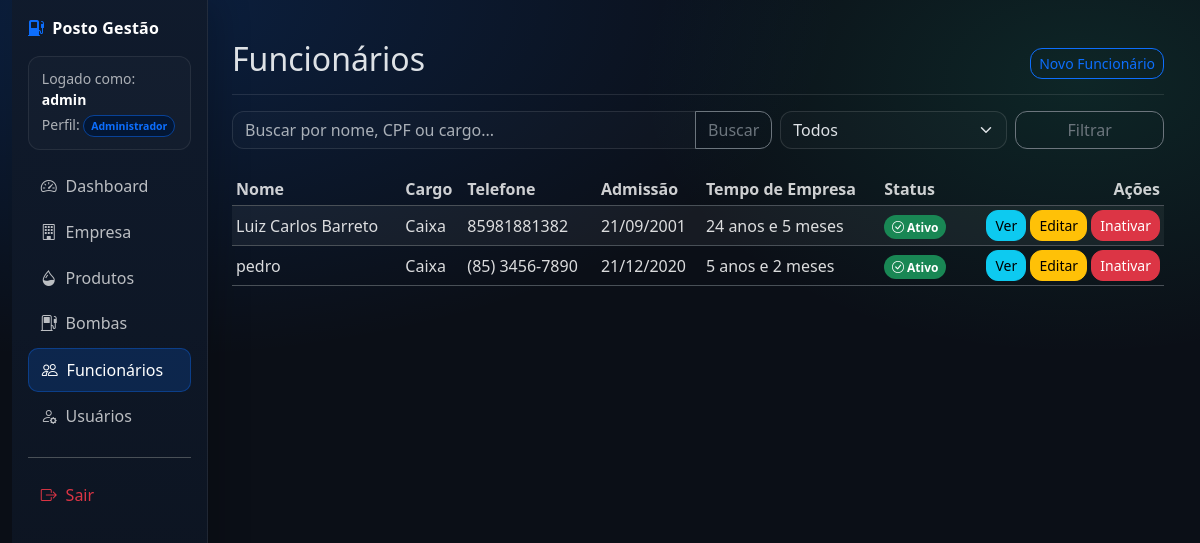
Page /funcionarios/ (signed in) on the committed database.
### accounts/models.py (models this page shows, shortened)
class CustomUser(AbstractUser):
    PERFIL_CHOICES = (
        ('ADMIN', 'Administrador'),
        ('GERENTE', 'Gerente'),
        ('OPERADOR', 'Operador'),
    )
    nome_completo = models.CharField('Nome completo', max_length=255, default='')
    perfil = models.CharField(max_length=10, choices=PERFIL_CHOICES, default='OPERADOR')
    data_cadastro = models.DateTimeField(auto_now_add=True)
    REQUIRED_FIELDS = ["email", "nome_completo"]

### funcionarios/models.py (models this page shows, shortened)
class Funcionario(models.Model):
    nome_completo = models.CharField(max_length=255)
    cpf = models.CharField(max_length=14, unique=True, validators=[validate_cpf])
    rg = models.CharField(max_length=20)
    data_nascimento = models.DateField()
    telefone = models.CharField(max_length=20)
    email = models.EmailField()
    cep = models.CharField(max_length=9)
    logradouro = models.CharField(max_length=255)
    numero = models.CharField(max_length=10)
    complemento = models.CharField(max_length=255, blank=True, null=True)
    bairro = models.CharField(max_length=100)
    cidade = models.CharField(max_length=100)
    estado = models.CharField(max_length=2)
    cargo = models.CharField(max_length=100)
    data_admissao = models.DateField()
    salario = models.DecimalField(max_digits=10, decimal_places=2)
    is_active = models.BooleanField(default=True)
    data_cadastro = models.DateTimeField(auto_now_add=True)
    @property
    def tempo_empresa(self):
        today = date.today()
        delta = today - self.data_admissao
        anos = delta.days // 365
        meses = (delta.days % 365) // 30
        return f"{anos} anos e {meses} meses"

### funcionarios/views.py (the view)
# urls.py: path('', views.FuncionarioListView.as_view(), name='funcionario_list'),
class FuncionarioListView(LoginRequiredMixin, PaginateBy20Mixin, ListView):
    model = Funcionario
    template_name = 'funcionarios/funcionario_list.html'
    context_object_name = 'funcionarios'
    def get_queryset(self):
        base_qs = Funcionario.objects.all().order_by('nome_completo')
        data = self.request.GET.copy()
        if not data.get('is_active'):
            data['is_active'] = 'true'
        self.filterset = FuncionarioFilter(data=data, queryset=base_qs)
        return self.filterset.qs
    def get_context_data(self, **kwargs):
        context = super().get_context_data(**kwargs)
        context['filterset'] = getattr(self, 'filterset', None)
        return context

### funcionarios/filter.py (called while the page is built)
    def filter_is_active(self, queryset, name, value):
        if value == "true":
            return queryset.filter(is_active=True)
        if value == "false":
            return queryset.filter(is_active=False)
        return queryset

### funcionarios/templates/funcionarios/funcionario_list.html (shortened to what this page needs)
{% extends 'base.html' %}
{% block content %}
<div class="d-flex justify-content-between flex-wrap flex-md-nowrap align-items-center pt-3 pb-2 mb-3 border-bottom">
    <h1 class="h2">Funcionários</h1>
    <div class="btn-toolbar mb-2 mb-md-0">
        {% if request.user.perfil == "ADMIN" or request.user.perfil == "GERENTE" %}
            <a href="{% url 'funcionario_create' %}" class="btn btn-sm btn-outline-primary">Novo Funcionário</a>
        {% endif %}
    </div>
</div>
<form method="get" class="mb-4">
    <div class="row g-2">
        <div class="col-md-7">
            <div class="input-group">
                <input type="text" name="q" class="form-control" placeholder="Buscar por nome, CPF ou cargo..." value="{{ request.GET.q }}">
                <button class="btn btn-outline-secondary" type="submit">Buscar</button>
            </div>
        </div>
        <div class="col-md-3">
            <select name="is_active" class="form-select">
                <option value="">Todos</option>
            </select>
        </div>
        <div class="col-md-2 d-grid">
            <button class="btn btn-outline-secondary" type="submit">Filtrar</button>
        </div>
    </div>
</form>
<div class="table-responsive">
    <table class="table table-striped table-sm align-middle">
        <thead>
            <tr>
                <th>Nome</th>
                <th>Cargo</th>
                <th>Telefone</th>
                <th>Admissão</th>
                <th>Tempo de Empresa</th>
                <th>Status</th>
                <th class="text-end">Ações</th>
            </tr>
        </thead>
        <tbody>
        {% for funcionario in funcionarios %}
            <tr class="{% if not funcionario.is_active %}table-danger{% endif %}">
                <td>{{ funcionario.nome_completo }}</td>
                <td>{{ funcionario.cargo }}</td>
                <td>{{ funcionario.telefone }}</td>
                <td>{{ funcionario.data_admissao|date:"d/m/Y" }}</td>
                <td>{{ funcionario.tempo_empresa }}</td>
                <td>
                    {% if funcionario.is_active %}
                    <span class="badge bg-success">
                        <i class="bi bi-check-circle"></i> Ativo
                    </span>
                    {% else %}
                    <span class="badge bg-danger">
                        <i class="bi bi-x-circle"></i> Inativo
                    </span>
                    {% endif %}
                </td>
                <td class="text-end">
                    <a href="{% url 'funcionario_detail' funcionario.pk %}" class="btn btn-sm btn-info">Ver</a>
                    {% if user.perfil == 'ADMIN' or user.perfil == 'GERENTE' %}
                        <a href="{% url 'funcionario_update' funcionario.pk %}" class="btn btn-sm btn-warning">Editar</a>
                        <form action="{% url 'funcionario_delete' funcionario.pk %}" method="post" class="d-inline">
                            <button type="submit" class="btn btn-sm btn-danger"
                                    onclick="return confirm('Tem certeza que deseja inativar este funcionário?')">
                                Inativar
                            </button>
                        </form>
                    {% endif %}
                </td>
            </tr>
        {% endfor %}
        </tbody>
    </table>
</div>
{% endblock %}

### templates/base.html (shortened to what this page needs)
{% load django_bootstrap5 %}
{% load static %}
<!DOCTYPE html>
<html lang="pt-br" data-bs-theme="dark">
<head>
    {% bootstrap_css %}
    <link rel="stylesheet" href="https://cdn.jsdelivr.net/npm/bootstrap-icons@1.11.3/font/bootstrap-icons.min.css">
    <link rel="stylesheet" href="{% static 'css/app.css' %}">
</head>
<body>
<div class="container-fluid app-shell">
    <div class="row g-0">
        {% if user.is_authenticated %}
        {% with current=request.resolver_match.url_name %}
        <aside class="col-md-3 col-lg-2 d-md-block sidebar p-3">
            <div class="d-flex align-items-center justify-content-between mb-3">
                <div class="brand text-white">
                    <i class="bi bi-fuel-pump-fill me-2 text-primary"></i>Posto Gestão
                </div>
            </div>
            <div class="small text-muted mb-3 user-chip">
                Logado como: <strong class="text-white">{{ user.username }}</strong>
                <div class="mt-1">
                    Perfil:
                    <span class="badge bg-primary-subtle text-primary border border-primary-subtle">
                        {{ user.get_perfil_display }}
                    </span>
                </div>
            </div>
            <ul class="nav nav-pills flex-column gap-1">
                <li class="nav-item">
                    <a href="{% url 'dashboard' %}" class="nav-link {% if current == 'dashboard' %}active{% endif %}">
                        <i class="bi bi-speedometer2"></i> Dashboard
                    </a>
                </li>
                {% if user.perfil != 'OPERADOR' %}
                <li class="nav-item">
                    <a href="{% url 'empresa_detail' %}" class="nav-link {% if current == 'empresa_detail' or current == 'empresa_create' or current == 'empresa_update' %}active{% endif %}">
                        <i class="bi bi-building"></i> Empresa
                    </a>
                </li>
                {% endif %}
                <li class="nav-item">
                    <a href="{% url 'produto_list' %}" class="nav-link {% if current == 'produto_list' or current == 'produto_create' or current == 'produto_update' %}active{% endif %}">
                        <i class="bi bi-droplet-half"></i> Produtos
                    </a>
                </li>
                <li class="nav-item">
                    <a href="{% url 'bomba_list' %}" class="nav-link {% if current == 'bomba_list' or current == 'bomba_create' or current == 'bomba_update' %}active{% endif %}">
                        <i class="bi bi-fuel-pump"></i> Bombas
                    </a>
                </li>
                <li class="nav-item">
                    <a href="{% url 'funcionario_list' %}" class="nav-link {% if current == 'funcionario_list' or current == 'funcionario_create' or current == 'funcionario_update' %}active{% endif %}">
                        <i class="bi bi-people"></i> Funcionários
                    </a>
                </li>
                {% if user.perfil == 'ADMIN' %}
                <li class="nav-item">
                    <a href="{% url 'user_list' %}" class="nav-link {% if current == 'user_list' or current == 'user_create' or current == 'user_update' %}active{% endif %}">
                        <i class="bi bi-person-gear"></i> Usuários
                    </a>
                </li>
                {% endif %}
                <li class="nav-item mt-3 pt-3 border-top app-border">
                    <form action="{% url 'logout' %}" method="post">
                        <button type="submit" class="nav-link w-100 text-start text-danger border-0 bg-transparent">
                            <i class="bi bi-box-arrow-right"></i> Sair
                        </button>
                    </form>
                </li>
            </ul>
        </aside>
        {% endwith %}
        <main class="col-md-9 col-lg-10 content">
        {% else %}
        <main class="col-12 content">
        {% endif %}
            {% block content %}{% endblock %}
        </main>
    </div>
</div>
</body>
</html>

### static/css/app.css (style rules this page uses)
:root { --app-bg: #0b0f17; --sidebar-bg: #0f1624; --card-bg: rgba(255,255,255,.04); --card-border: rgba(255,255,255,.10); --muted: rgba(255,255,255,.65); }
body { background: radial-gradient(1200px 600px at 10% 0%, rgba(13,110,253,.18), transparent 60%), radial-gradient(800px 500px at 90% 10%, rgba(32,201,151,.12), transparent 55%), var(--app-bg); }
.app-shell { min-height: 100vh; }
.sidebar { min-height: 100vh; background: linear-gradient(180deg, rgba(16,26,44,.98), rgba(12,18,30,.95)); border-right: 1px solid rgba(255,255,255,.08); box-shadow: 12px 0 30px rgba(0,0,0,.18); }
.sidebar .brand { font-weight: 700; letter-spacing: .2px; }
.user-chip { border: 1px solid rgba(255,255,255,.08); background: rgba(255,255,255,.02); border-radius: 12px; padding: .7rem .8rem; }
.sidebar .nav-link { color: rgba(255,255,255,.72); border-radius: 10px; padding: .55rem .8rem; display: flex; gap: .55rem; align-items: center; transition: all .2s ease; }
.sidebar .nav-link.active { background: rgba(13,110,253,.18); color: #fff; border: 1px solid rgba(13,110,253,.35); }
.content { padding: 24px; }
.table { --bs-table-bg: transparent; }
.table thead th { color: rgba(255,255,255,.8); }
.table tbody td { color: rgba(255,255,255,.85); }
.table tbody tr { transition: background-color .2s ease; }
.border-bottom { border-color: rgba(255,255,255,.10)!important; }
.text-muted { color: var(--muted)!important; }
.form-control, .form-select { border-radius: 12px; background-color: rgba(255,255,255,.02); border-color: rgba(255,255,255,.12); }
.btn { border-radius: 12px; }
.badge { border-radius: 999px; padding: .45em .65em; font-weight: 600; }

### rows in the picture
CustomUser: username "admin", perfil "Administrador"
Funcionario: nome_completo "Luiz Carlos Barreto", cargo "Caixa", telefone "85981881382", data_admissao "21/09/2001", tempo_empresa "24 anos e 5 meses", is_active True (drawn)
Funcionario: nome_completo "pedro", cargo "Caixa", telefone "(85) 3456-7890", data_admissao "21/12/2020", tempo_empresa "5 anos e 2 meses", is_active True (drawn)
